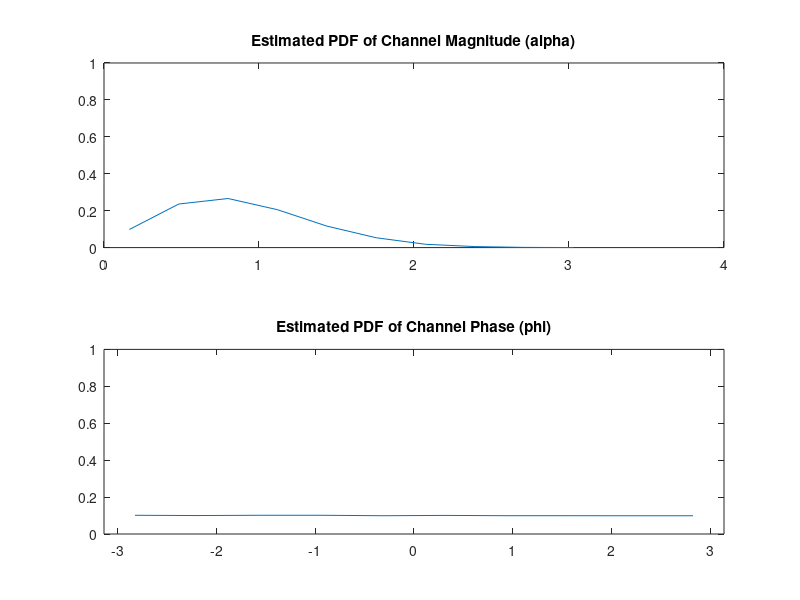

The MATLAB script that drew this image:
close all
clear all

%parameters:
num_of_channels = 10^5;
sigma_h = 1;    %variance of Rayleigh channel

%stats
h = (randn(1,num_of_channels)+j*randn(1,num_of_channels))*sqrt(sigma_h/2);
alpha = abs(h);
phi = atan2(imag(h), real(h));

%display:
[y,x] = hist(alpha);
y = y/num_of_channels;
figure
subplot(211)
plot(x,y)
axis([0,4*sigma_h,0,1])
title('Estimated PDF of Channel Magnitude (alpha)')
[y,x] = hist(phi);
y = y/num_of_channels;
subplot(212)
plot(x,y)
axis([-pi,pi,0,1])
title('Estimated PDF of Channel Phase (phi)')